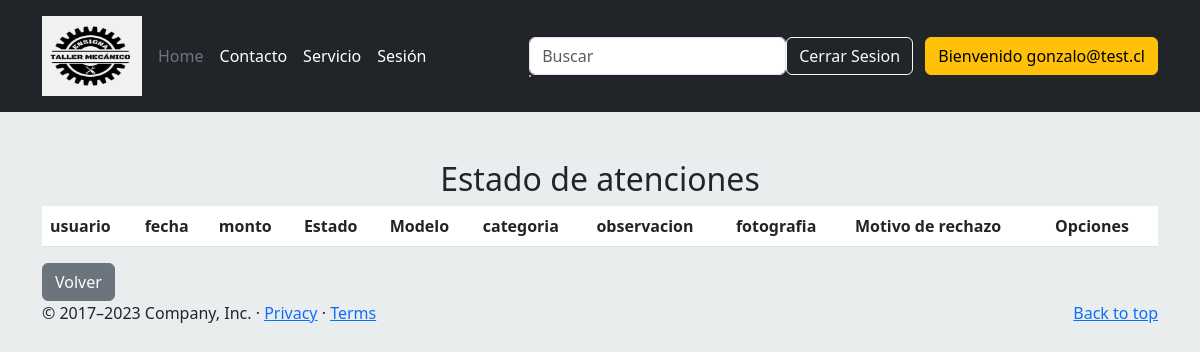
/atencionesRechazadas/ (signed in), run on an earlier commit of the app's database.
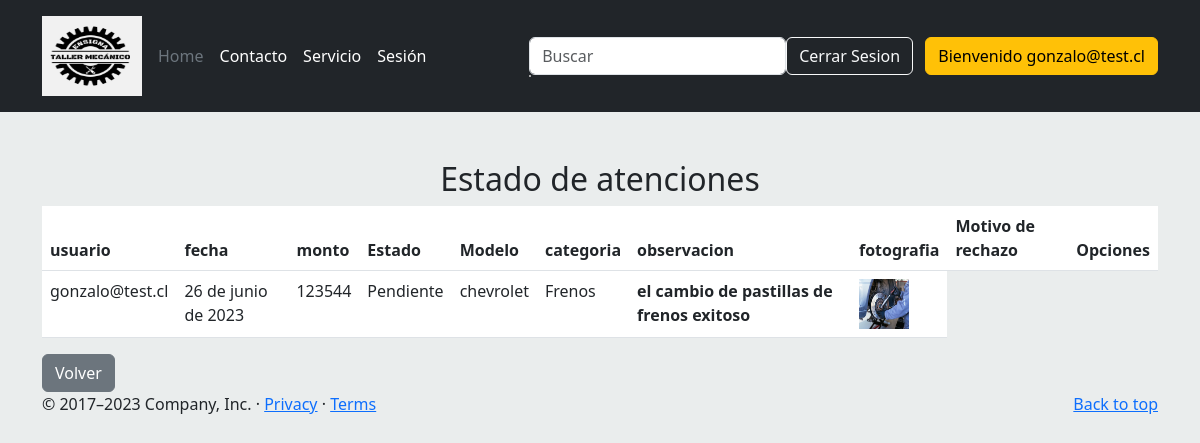
And on a later commit of the database.
### appweb/models.py (models this page shows, shortened)
class Atencion(models.Model):
    id_atencion = models.AutoField(primary_key=True)
    fecha = models.DateField()
    monto = models.IntegerField()
    Modelo = models.CharField(max_length=100)
    categoria = models.ForeignKey(Categoria, on_delete=models.CASCADE)
    observacion = models.TextField()
    motivoRechazo = models.TextField(null=True,blank=True)
    Estado = models.CharField(max_length=50, default='Pendiente')
    usuario = models.ForeignKey(User, on_delete=models.CASCADE, blank=True, null=True)
    fotografia = models.ImageField(null=True, upload_to='categoria')

class Categoria(models.Model):
    nombre_categoria = models.CharField(max_length=50)
    def __str__(self):
        return self.nombre_categoria

### appweb/views.py (the view)
# urls.py: path('atencionesRechazadas/',lista_atencion_rechazada,name="lista_atencion_rechazada"),
@login_required(login_url='/accounts/login')
def lista_atencion_rechazada(request):
    usuario_logueado = request.user
    pendientes = Atencion.objects.filter(Estado='Pendiente', usuario=usuario_logueado)
    rechazado = Atencion.objects.filter(Estado='Rechazada', usuario=usuario_logueado)
    aprobada = Atencion.objects.filter(Estado='Aprobada', usuario=usuario_logueado)
    data = {
        "rechazado": rechazado,
        "pendientes": pendientes,
        "aprobada": aprobada
    }
    print(data)
    return render(request, "atencionesRechazadas.html", data)

### appweb/templates/atencionesRechazadas.html (shortened to what this page needs)
{% extends 'base.html' %}
{% block contenido %}
<div class="container mt-5">
    <div class="text-center">
      <h2 class="mt-4">Estado de atenciones </h2>
    </div>
<table class="table">
    <thead>
      <tr>
        <th scope="col"> usuario </th>
        <th scope="col">fecha</th>
        <th scope="col">monto</th>
        <th scope="col">Estado</th>
        <th scope="col">Modelo</th>
        <th scope="col">categoria</th>
        <th scope="col"> observacion </th>
        <th scope="col"> fotografia </th>
        <th scope="col"> Motivo de rechazo </th>
        <th scope="col"> Opciones </th>
      </tr>
    </thead>
    <tbody>
      {% for p in pendientes %}
      <tr>
        <td>{{p.usuario}}</td>
        <td>{{p.fecha}}</td>
        <td>{{p.monto}}</td>
        <td>{{p.Estado}}</td>
        <td>{{p.Modelo}}</td>
        <td>{{p.categoria}}</td>
        <th scope="row">{{p.observacion}}</th>
        <td>
          {% if p.fotografia %}
                <img width="50" height="50"
                  src="{{p.fotografia.url}}"
                  class="img-responsive wp-post-image" alt="" decoding="async" loading="lazy">
                {% else %}
                  <img width="270" height="350"
                  src=""
                  class="img-responsive wp-post-image" alt="" decoding="async" loading="lazy">
                {% endif%}
        </td>
        {% endfor %}
    </tbody>
  </table>
  <a class="btn btn-secondary btn" href="{% url 'tareasMecanico'%}" role="button">Volver</a>
</div>
  {% endblock %}

What changed in the data, as far as the page shows it:
added Atencion: usuario "gonzalo@test.cl", fecha "26 de junio de 2023", monto "123544", Estado "Pendiente", Modelo "chevrolet", categoria "Frenos", observacion "el cambio de pastillas de frenos exitoso", fotografia (picture)
